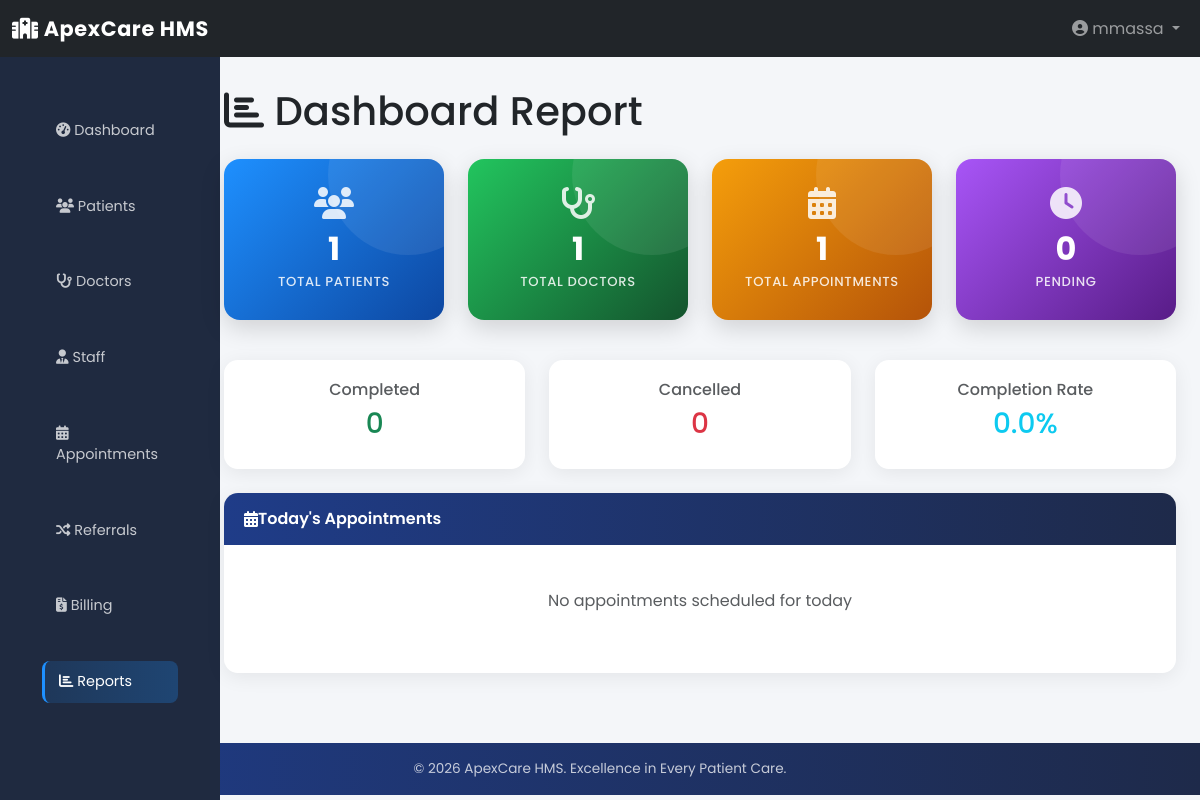
Page /reports/ (signed in) on the earlier database version.
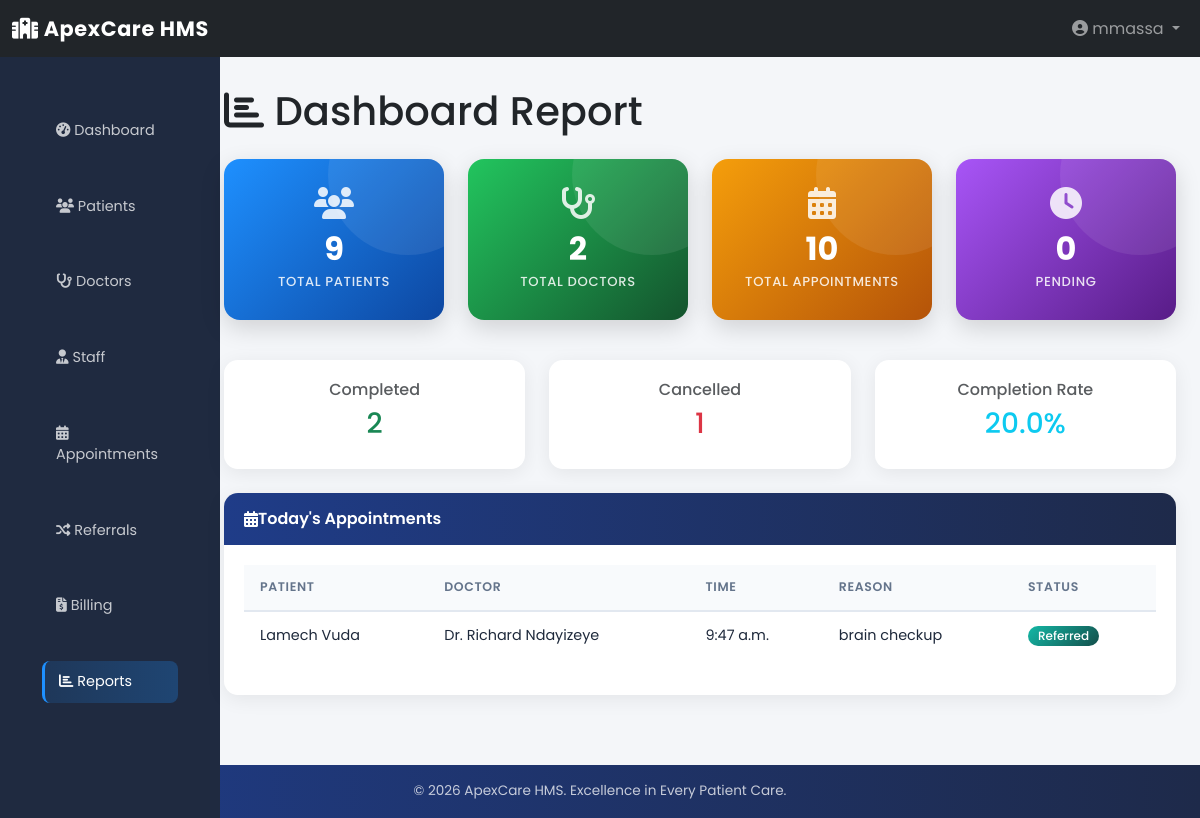
Same page on the later database version.
### appointments/models.py (models this page shows, shortened)
class Appointment(models.Model):
    STATUS_CHOICES = [
        ('pending', 'Pending'),
        ('confirmed', 'Confirmed'),
        ('scheduled', 'Scheduled'),
        ('completed', 'Completed'),
        ('cancelled', 'Cancelled'),
        ('referred', 'Referred'),
    ]
    patient = models.ForeignKey(
        "patients.Patient",
        on_delete=models.CASCADE,
        related_name="appointments"
    )
    doctor = models.ForeignKey(
        "doctors.Doctor",
        on_delete=models.CASCADE,
        related_name="appointments"
    )
    appointment_date = models.DateField()
    appointment_time = models.TimeField()
    reason = models.CharField(max_length=255, blank=True, null=True)
    notes = models.TextField(blank=True, null=True)
    status = models.CharField(
        max_length=20,
        choices=STATUS_CHOICES,
        default='pending'
    )
    created_by = models.ForeignKey(
        User,
        on_delete=models.SET_NULL,
        null=True,
        related_name="created_appointments"
    )
    created_at = models.DateTimeField(auto_now_add=True)
    updated_at = models.DateTimeField(auto_now=True)
    class Meta:
        db_table = "appointments_appointment"
        verbose_name = "Appointment"
        verbose_name_plural = "Appointments"
        ordering = ["-appointment_date", "-appointment_time"]
        unique_together = ["patient", "doctor", "appointment_date", "appointment_time"]

### patients/models.py (models this page shows, shortened)
class Patient(models.Model):
    GENDER_CHOICES = [
        ('male', 'Male'),
        ('female', 'Female'),
        ('other', 'Other'),
    ]
    BLOOD_TYPE_CHOICES = [
        ('O+', 'O+'), ('O-', 'O-'),
        ('A+', 'A+'), ('A-', 'A-'),
        ('B+', 'B+'), ('B-', 'B-'),
        ('AB+', 'AB+'), ('AB-', 'AB-'),
    ]
    user = models.OneToOneField(
        User,
        on_delete=models.CASCADE,
        related_name='patient_profile'
    )
    first_name = models.CharField(max_length=100)
    last_name = models.CharField(max_length=100)
    date_of_birth = models.DateField()
    gender = models.CharField(
        max_length=10,
        choices=GENDER_CHOICES
    )
    contact = models.CharField(
        max_length=20,
        validators=[
            RegexValidator(
                regex=r'^\+?\d{9,15}Ksh',
                message='Enter a valid phone number'
            )
        ]
    )
    email = models.EmailField(blank=True, null=True)
    address = models.TextField(blank=True, null=True)
    county = models.CharField(max_length=100, blank=True, null=True)
    blood_type = models.CharField(
        max_length=5,
        choices=BLOOD_TYPE_CHOICES,
        blank=True,
        null=True
    )
    emergency_contact = models.CharField(max_length=20, blank=True, null=True)
    emergency_contact_name = models.CharField(max_length=100, blank=True, null=True)
    medical_history = models.TextField(blank=True, null=True)
    allergies = models.TextField(blank=True, null=True)
    created_at = models.DateTimeField(auto_now_add=True)
    updated_at = models.DateTimeField(auto_now=True)
    class Meta:
        db_table = "patients_patient"
        verbose_name = "Patient"
        verbose_name_plural = "Patients"
        ordering = ["-created_at"]

### doctors/models.py (models this page shows, shortened)
class Doctor(models.Model):
    phone_validator = RegexValidator(
        regex=r'^\+?\d{9,15}Ksh',
        message='Enter a valid phone number'
    )
    user = models.OneToOneField(
        User,
        on_delete=models.CASCADE,
        related_name='doctor_profile'
    )
    first_name = models.CharField(max_length=100)
    last_name = models.CharField(max_length=100)
    specialization = models.CharField(max_length=100)
    license_number = models.CharField(
        max_length=50,
        unique=True
    )
    contact = models.CharField(
        max_length=20,
        validators=[phone_validator]
    )
    email = models.EmailField(blank=True, null=True)
    consultation_fee = models.DecimalField(
        max_digits=10,
        decimal_places=2,
        default=0
    )
    availability = models.TextField(
        blank=True,
        null=True,
        help_text="Example: Monday–Friday 9AM–5PM"
    )
    bio = models.TextField(blank=True, null=True)
    is_available = models.BooleanField(default=True)
    created_at = models.DateTimeField(auto_now_add=True)
    updated_at = models.DateTimeField(auto_now=True)
    class Meta:
        db_table = "doctors_doctor"
        verbose_name = "Doctor"
        verbose_name_plural = "Doctors"
        ordering = ["specialization", "last_name"]

### reports/views.py (the view)
# urls.py: path('', views.dashboard_report, name='dashboard_report'),
@login_required
@check_role('admin')
def dashboard_report(request):
    context = {
        'total_patients': Patient.objects.count(),
        'total_doctors': Doctor.objects.count(),
        'total_appointments': Appointment.objects.count(),
        'pending_appointments': Appointment.objects.filter(status='pending').count(),
        'completed_appointments': Appointment.objects.filter(status='completed').count(),
        'cancelled_appointments': Appointment.objects.filter(status='cancelled').count(),
    }
    today = timezone.now().date()
    context['todays_appointments'] = Appointment.objects.filter(
        appointment_date=today
    ).select_related('patient', 'doctor')
    total = Appointment.objects.count()
    completed = Appointment.objects.filter(status='completed').count()
    context['completion_rate'] = round((completed / total * 100), 1) if total > 0 else 0
    return render(request, 'reports/dashboard_report.html', context)

### core/views.py (called while the page is built)
def check_role(role):
    def decorator(view_func):
        @wraps(view_func)
        def wrapper(request, *args, **kwargs):
            if not request.user.is_authenticated:
                return redirect('core:login')
            if request.user.profile.role != role and request.user.profile.role != 'admin':
                return redirect('core:dashboard')
            return view_func(request, *args, **kwargs)
        return wrapper
    return decorator

### reports/templates/reports/dashboard_report.html (shortened to what this page needs)
{% extends 'base.html' %}
{% block content %}
<h1 class="mb-4"><i class="fas fa-chart-bar"></i> Dashboard Report</h1>
<div class="row mb-4">
    <div class="col-md-3 mb-3">
        <div class="stat-card blue">
            <i class="fas fa-users fa-2x"></i>
            <div class="stat-value">{{ total_patients }}</div>
            <div class="stat-label">Total Patients</div>
        </div>
    </div>
    <div class="col-md-3 mb-3">
        <div class="stat-card green">
            <i class="fas fa-stethoscope fa-2x"></i>
            <div class="stat-value">{{ total_doctors }}</div>
            <div class="stat-label">Total Doctors</div>
        </div>
    </div>
    <div class="col-md-3 mb-3">
        <div class="stat-card orange">
            <i class="fas fa-calendar-alt fa-2x"></i>
            <div class="stat-value">{{ total_appointments }}</div>
            <div class="stat-label">Total Appointments</div>
        </div>
    </div>
    <div class="col-md-3 mb-3">
        <div class="stat-card purple">
            <i class="fas fa-clock fa-2x"></i>
            <div class="stat-value">{{ pending_appointments }}</div>
            <div class="stat-label">Pending</div>
        </div>
    </div>
</div>
<div class="row mb-4">
    <div class="col-md-4">
        <div class="card">
            <div class="card-body text-center">
                <h6 class="text-muted">Completed</h6>
                <h3 class="text-success">{{ completed_appointments }}</h3>
            </div>
        </div>
    </div>
    <div class="col-md-4">
        <div class="card">
            <div class="card-body text-center">
                <h6 class="text-muted">Cancelled</h6>
                <h3 class="text-danger">{{ cancelled_appointments }}</h3>
            </div>
        </div>
    </div>
    <div class="col-md-4">
        <div class="card">
            <div class="card-body text-center">
                <h6 class="text-muted">Completion Rate</h6>
                <h3 class="text-info">
                    {% if total_appointments > 0 %}
                    {{ completion_rate }}%
                    {% else %}
                        0%
                    {% endif %}
                </h3>
            </div>
        </div>
    </div>
</div>
<div class="card">
    <div class="card-header">
        <i class="fas fa-calendar-alt"></i> Today's Appointments
    </div>
    <div class="card-body">
        {% if todays_appointments %}
            <div class="table-responsive">
                <table class="table table-hover">
                    <thead>
                        <tr>
                            <th>Patient</th>
                            <th>Doctor</th>
                            <th>Time</th>
                            <th>Reason</th>
                            <th>Status</th>
                        </tr>
                    </thead>
                    <tbody>
                        {% for apt in todays_appointments %}
                            <tr>
                                <td>{{ apt.patient.first_name }} {{ apt.patient.last_name }}</td>
                                <td>Dr. {{ apt.doctor.first_name }} {{ apt.doctor.last_name }}</td>
                                <td>{{ apt.appointment_time }}</td>
                                <td>{{ apt.reason|default:'-' }}</td>
                                <td><span class="badge badge-{{ apt.status }}">{{ apt.get_status_display }}</span></td>
                            </tr>
                        {% endfor %}
                    </tbody>
                </table>
            </div>
        {% else %}
            <p class="text-muted text-center py-4">No appointments scheduled for today</p>
        {% endif %}
    </div>
</div>
{% endblock %}

Differences in the rows shown:
added Appointment: patient.first_name "Lamech", patient.last_name "Vuda", doctor.first_name "Richard", doctor.last_name "Ndayizeye", appointment_time "9:47 a.m.", reason "brain checkup", status "Referred"
Other differences:
{{ total_patients }}: "1" → "9"
{{ total_doctors }}: "1" → "2"
{{ total_appointments }}: "1" → "10"
{{ completed_appointments }}: "0" → "2"
{{ cancelled_appointments }}: "0" → "1"
{{ completion_rate }}: "0.0" → "20.0"
text no longer shown: "No appointments scheduled for today"
text now shown: "PATIENT DOCTOR TIME REASON STATUS"
